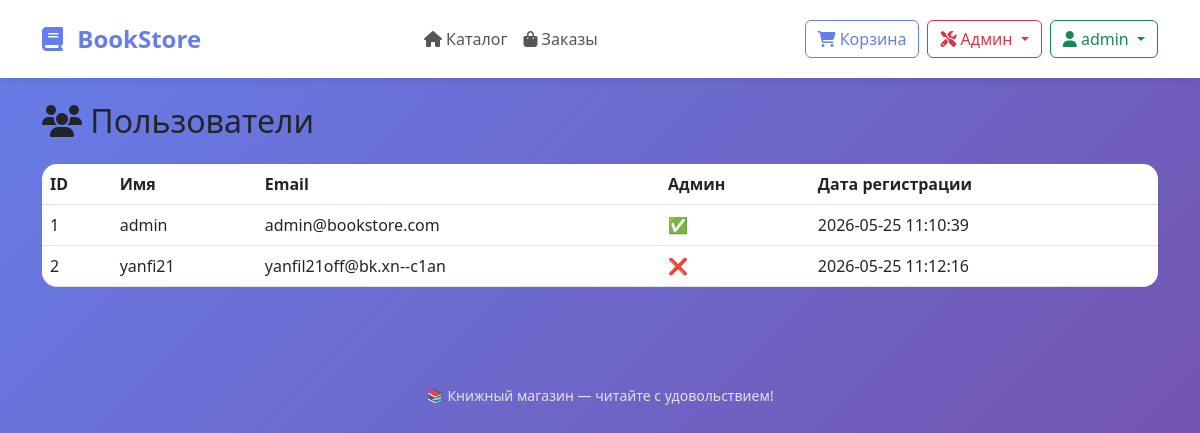
Page /admin/users (signed in) on the committed database.
### tables this page shows
CREATE TABLE users (
        id INTEGER PRIMARY KEY AUTOINCREMENT,
        username TEXT UNIQUE NOT NULL,
        email TEXT UNIQUE NOT NULL,
        password TEXT NOT NULL,
        is_admin INTEGER DEFAULT 0,
        created_at TEXT DEFAULT CURRENT_TIMESTAMP,
        avatar TEXT
    );

### app.py (the view)
@app.route('/admin/users')
@admin_required
def admin_users():
    conn = sqlite3.connect('bookstore.db')
    c = conn.cursor()
    users = c.execute("SELECT id, username, email, is_admin, created_at FROM users").fetchall()
    conn.close()
    return render_template('admin_users.html', users=users)

### app.py (called while the page is built)
@app.context_processor
def utility_processor():
    def get_cart_count():
        if 'user_id' not in session:
            return 0
        conn = sqlite3.connect('bookstore.db')
        c = conn.cursor()
        result = c.execute("SELECT SUM(quantity) FROM cart WHERE user_id = ?", (session['user_id'],)).fetchone()
        conn.close()
        return result[0] or 0
    return dict(cart_count=get_cart_count())

def admin_required(f):
    @wraps(f)
    def decorated_function(*args, **kwargs):
        if not session.get('is_admin'):
            flash('Доступ запрещён', 'danger')
            return redirect(url_for('index'))
        return f(*args, **kwargs)
    return decorated_function

### templates/admin_users.html
{% extends "base.html" %}
{% block content %}
<h2><i class="fas fa-users"></i> Пользователи</h2>
<div class="table-responsive mt-4">
    <table class="table">
        <thead>
            <tr>
                <th>ID</th>
                <th>Имя</th>
                <th>Email</th>
                <th>Админ</th>
                <th>Дата регистрации</th>
            </tr>
        </thead>
        <tbody>
            {% for user in users %}
            <tr>
                <td>{{ user[0] }}</td>
                <td>{{ user[1] }}</td>
                <td>{{ user[2] }}</td>
                <td>{% if user[3] %}✅{% else %}❌{% endif %}</td>
                <td>{{ user[4] }}</td>
            </tr>
            {% endfor %}
        </tbody>
    </table>
</div>
{% endblock %}

### templates/base.html (shortened to what this page needs)
<!DOCTYPE html>
<html lang="ru">
<head>
    <link href="https://cdn.jsdelivr.net/npm/bootstrap@5.2.3/dist/css/bootstrap.min.css" rel="stylesheet">
    <link rel="stylesheet" href="https://cdnjs.cloudflare.com/ajax/libs/font-awesome/6.4.0/css/all.min.css">
</head>
<body>
    <nav class="navbar navbar-expand-lg">
        <div class="container">
            <a class="navbar-brand" href="/">
                <i class="fas fa-book"></i> BookStore
            </a>
            <div class="collapse navbar-collapse" id="navbarNav">
                <ul class="navbar-nav mx-auto">
                    <li class="nav-item">
                        <a class="nav-link" href="/"><i class="fas fa-home"></i> Каталог</a>
                    </li>
                    <li class="nav-item">
                        <a class="nav-link" href="/orders"><i class="fas fa-shopping-bag"></i> Заказы</a>
                    </li>
                </ul>
                <div class="d-flex gap-2">
                    <a href="/cart" class="btn btn-outline-primary">
                        <i class="fas fa-shopping-cart"></i> Корзина
                    </a>
                    {% if session.is_admin %}
                    <div class="dropdown">
                        <button class="btn btn-outline-danger dropdown-toggle" data-bs-toggle="dropdown">
                            <i class="fas fa-tools"></i> Админ
                        </button>
                    </div>
                    {% endif %}
                    <div class="dropdown">
                        <button class="btn btn-outline-success dropdown-toggle" data-bs-toggle="dropdown">
                            <i class="fas fa-user"></i> {{ session.username }}
                        </button>
                    </div>
                </div>
            </div>
        </div>
    </nav>
    <main class="container mt-4">
        {% block content %}{% endblock %}
    </main>
    <footer>
        <small>📚 Книжный магазин — читайте с удовольствием!</small>
    </footer>
</body>
</html>

### templates/base.html (style rules this page uses)
body { background: linear-gradient(135deg, #667eea 0%, #764ba2 100%); min-height: 100vh; font-family: 'Segoe UI', Tahoma, Geneva, Verdana, sans-serif; }
.navbar { background: white; box-shadow: 0 2px 10px rgba(0,0,0,0.1); padding: 1rem 0; }
.navbar-brand { font-weight: bold; font-size: 1.5rem; color: #667eea !important; }
.navbar-brand i { margin-right: 8px; }
.nav-link { color: #555 !important; font-weight: 500; }
.btn-outline-primary { border-color: #667eea; color: #667eea; }
footer { text-align: center; padding: 2rem; color: white; margin-top: 3rem; }
footer small { opacity: 0.8; }
.table { background: white; border-radius: 15px; overflow: hidden; }

### rows in the picture
users: username "admin", id "1", email "admin@bookstore.com", created_at "2026-05-25 11:10:39"
users: id "2", username "yanfi21", email "yanfil21off@bk.xn--c1an", created_at "2026-05-25 11:12:16"
